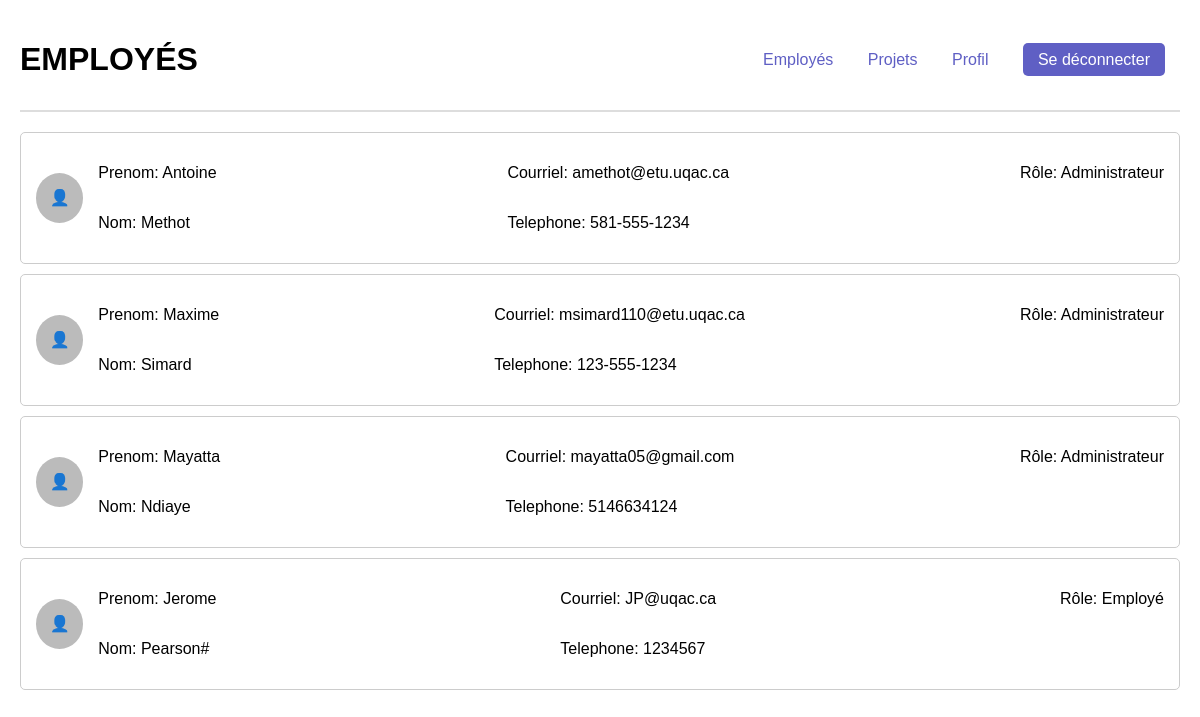
The app's page /employes, older data.
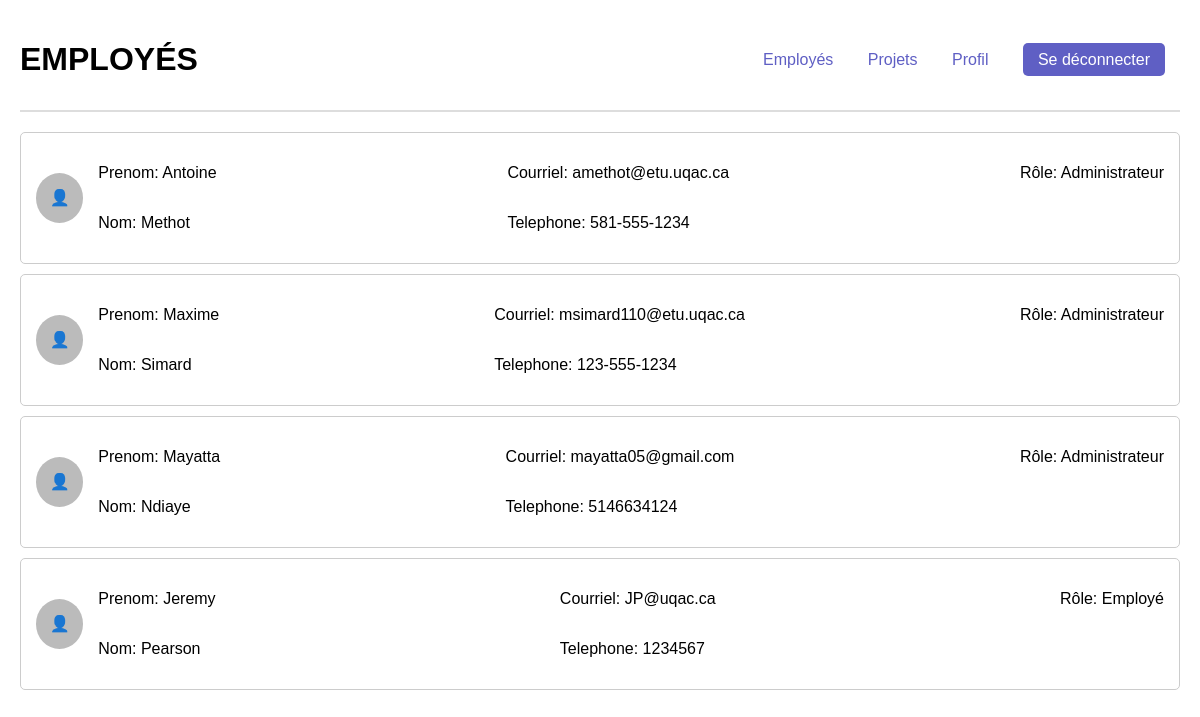
The same page, newer data.
### tables this page shows
CREATE TABLE Employee_emp (
    emp_id INTEGER PRIMARY KEY,
    emp_role_id INTEGER NOT NULL,
    emp_nom TEXT NOT NULL,
    emp_prenom TEXT NOT NULL,
    emp_courriel TEXT NOT NULL,
    emp_telephone TEXT,
    emp_motPasse TEXT NOT NULL,
    FOREIGN KEY (emp_role_id) REFERENCES Role_role(role_id)
);

### main.py (the view)
@app.route('/employes', methods=['GET', 'POST'])
def employes():
    listeEmploye = get_employes()
    return render_template('employes.html', employes=listeEmploye)

### main.py (called while the page is built)
def get_db():                           #connexion à la base de données
    conn = sqlite3.connect(DB)
    conn.row_factory = sqlite3.Row  # Allows us to access rows by column name
    return conn

def get_employes():
    conn = get_db()
    cursor = conn.cursor()
    cursor.execute("SELECT emp_id AS id, emp_prenom AS prenom, emp_nom AS nom, emp_courriel AS courriel, emp_telephone AS telephone, emp_role_id AS idRole FROM Employee_emp;")  # Adjust columns as needed
    employes = cursor.fetchall()
    conn.close()
    return employes

### templates/employes.html (shortened to what this page needs)
<!DOCTYPE html>
<html lang="fr">
  <head>
    <link rel="stylesheet" href="../static/css/employes.css" />
  </head>
  <body>
    <header>
      <h1>EMPLOYÉS</h1>
      <nav>
        <a href="employes">Employés</a>
        <a href="listeProjets">Projets</a>
        <a href="profil">Profil</a>
        <a href="/logout" class="logout-button">Se déconnecter</a>
      </nav>
    </header>
    <div class="employee-list">
      {% for employe in employes %}
      <div class="employee-card">
        <div class="employee-avatar">👤</div>
        <div class="employee-details">
          <div class="employee-info">
            <p>Prenom: {{ employe[1] }}</p>
            <p>Nom: {{ employe[2] }}</p>
          </div>
          <div class="employee-info">
            <p>Courriel: {{ employe[3] }}</p>
            <p>Telephone: {{ employe[4] }}</p>
          </div>
          <div class="employee-info">
            <p>
              Rôle: {% if employe[5] == 1 %} Administrateur {% elif employe[5]
              == 2 %} Chef de projet {% elif employe[5] == 3 %} Employé {% endif
              %}
            </p>
          </div>
        </div>
      </div>
      {% endfor %}
    </div>
  </body>
</html>

### static/css/employes.css (style rules this page uses)
body { font-family: Arial, sans-serif; margin: 20px; }
header { display: flex; justify-content: space-between; align-items: center; border-bottom: 2px solid #ddd; padding-bottom: 10px; }
nav a { margin: 0 15px; text-decoration: none; color: #5f5fc4; }
.employee-list { margin-top: 20px; }
.employee-card { display: flex; align-items: center; border: 1px solid #ccc; border-radius: 5px; padding: 15px; margin-bottom: 10px; }
.employee-avatar { width: 50px; height: 50px; background-color: #bbb; border-radius: 50%; display: flex; align-items: center; justify-content: center; margin-right: 15px; }
.employee-details { display: flex; justify-content: space-between; width: 100%; }
.employee-info { display: flex; flex-direction: column; }
.logout-button { background-color: #5f5fc4; color: white; border: none; padding: 8px 15px; border-radius: 5px; cursor: pointer; text-decoration: none; }

Row changes from the older to the newer data that the page shows:
changed Employee_emp "JP@uqac.ca": emp_prenom "Jerome" → "Jeremy"; emp_nom "Pearson#" → "Pearson"
